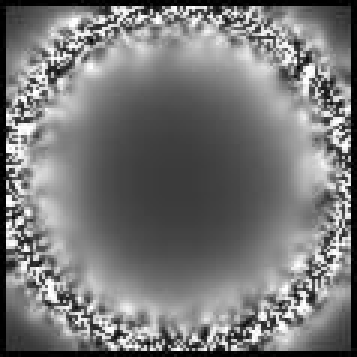
#> input picture Lab6/one_padded_image.jpg, 119 x 119 px, found by its file name (shown 3 times larger)
$ python test2.py
#> lines starting #> are read from the running program, lines starting #| are printed output that depends on the picture; after the words box and inside, x2 and y2 are one past the last pixel; in counts of white or black regions, pixels touching at a corner belong together
import scipy.io as sio
import numpy as np
import cv2 as cv
from matplotlib import pyplot as plt

mat_content = sio.loadmat('stack.mat')
#> (reads Lab6/stack.mat from the repository)
#> further down, image is the input picture: shape (119, 119); min 0, max 255, mean 118.6
num_of_images = int(mat_content['numframes'])

def pad(input_image, q ):
    padded_image = np.zeros((input_image.shape[0],input_image.shape[1]))
    if q == 0:
        padded_image = input_image
    else:
        p = (((2*q)+1) - 1)/2
        padded_image = np.pad(input_image,(int(p),int(p)))
    return padded_image

def calculate_ml(image):

    dxx = np.array([[0, 0, 0],
                    [1, -2, 1],
                    [0, 0, 0]])

    dyy = np.array([[0, 1, 0],
                    [0, -2, 0],
                    [0, 1, 0]])
    der_x = 0
    der_y = 0
    dim = image.shape[0]
#> dim = 119
    fxx =  np.zeros((dim,dim))
    fyy =  np.zeros((dim,dim))
    ML = np.zeros((dim,dim))

    for x in range(1, dim-(2*q)):
        for y in range(1, dim-(2*q)):
            der_x = 0
            der_y = 0
            for i in range(3):
                for j in range(3):
                    der_x+= dxx[i,j]*image[x-1+i , y - 1+j]
                    # double der of y
                    der_y+= dyy[i,j]*image[x-1+i , y - 1+j]
                    # print(der_x)
            fxx[x,y] = der_x
            fyy[x,y] = der_y
            ML [x,y] = np.sum((np.abs(fxx[[x, y]]))+np.abs(fyy[[x, y]]))
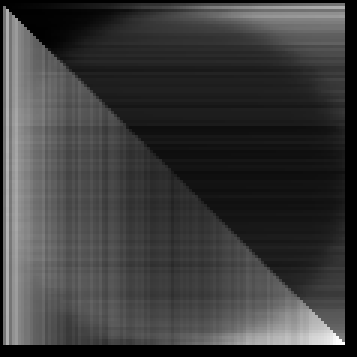
#> ML: shape (119, 119) float64 (shown 3 times larger); min 0, max 28398, mean 6651.6; drawn with min black and max white
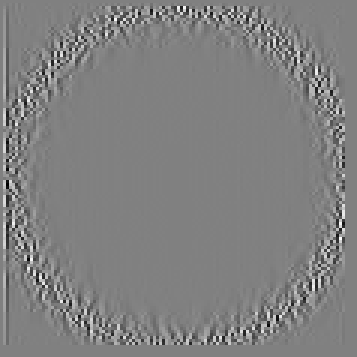
#> fxx: shape (119, 119) float64 (shown 3 times larger); min -374, max 367, mean 0; drawn with min black and max white
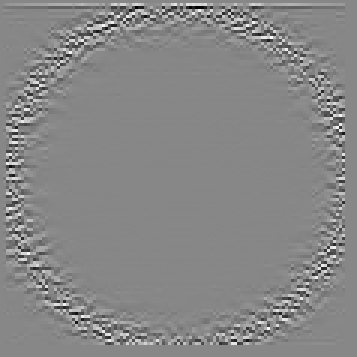
#> fyy: shape (119, 119) float64 (shown 3 times larger); min -392, max 347, mean 0; drawn with min black and max white
    return ML

def calculate_sml(image , q):
    ML = calculate_ml(image)
    dim = image.shape[0]
#> dim = 119
    SML = np.zeros((dim,dim))
    if q == 0:
     for x in range( dim):
        for y in range( dim):
            SML[x,y] = ML[x,y]
    else:
        for x in range(1, dim-(2*q)):
            for y in range(1, dim-(2*q)):
                for i in range((2*q)+1):
                    for j in range((2*q)+1):
                            SML[x,y] += ML[i,j]
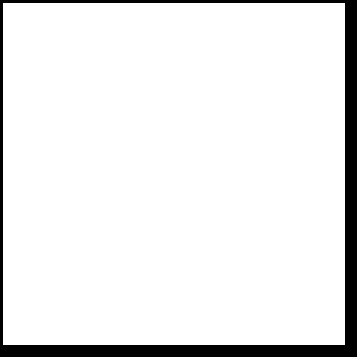
#> SML: shape (119, 119) float64 (shown 3 times larger); values 0 (black) and 93123 (white), 91.8% white; 1 black region, box (x1, y1, x2, y2) and area: (0, 0, 119, 119) 1165
    return SML

q = 2
image = cv.imread('one_padded_image.jpg',cv.COLOR_BGR2GRAY)
sml = calculate_sml(image,2)
print(sml.shape)
#| (119, 119)

if (q == 0):
    stacked = np.zeros((115,115,101))
elif (q==1):
   stacked = np.zeros((117,117,101))
else:
   stacked = np.zeros((119,119,101))


for i in range(1,101):
    frame_number = i
    frame_key = "frame{:03d}".format(frame_number)

    image = mat_content[frame_key]
    padded_image = pad(image,q)
    # print(stacked[:,:,i].shape)
#> (the run stopped early here; a loop or call above may not have finished)
